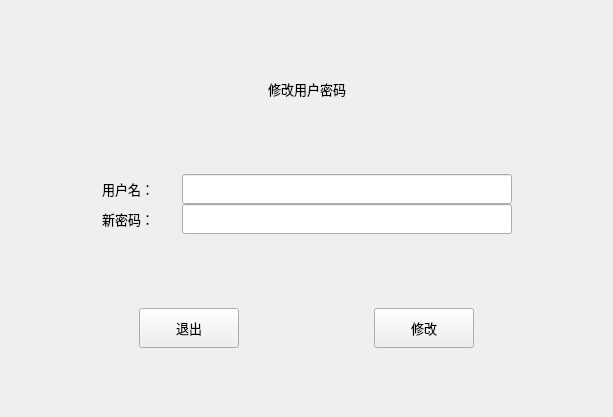
<?xml version="1.0" encoding="UTF-8"?>
<ui version="4.0">
 <class>adminChangePassword</class>
 <widget class="QWidget" name="adminChangePassword">
  <property name="geometry">
   <rect>
    <x>0</x>
    <y>0</y>
    <width>613</width>
    <height>417</height>
   </rect>
  </property>
  <property name="windowTitle">
   <string>Form</string>
  </property>
  <layout class="QGridLayout" name="gridLayout">
   <item row="0" column="0">
    <layout class="QVBoxLayout" name="verticalLayout_2" stretch="5,10,5,20,5,10,5">
     <item>
      <spacer name="verticalSpacer_2">
       <property name="orientation">
        <enum>Qt::Vertical</enum>
       </property>
       <property name="sizeHint" stdset="0">
        <size>
         <width>20</width>
         <height>17</height>
        </size>
       </property>
      </spacer>
     </item>
     <item>
      <layout class="QHBoxLayout" name="horizontalLayout_4">
       <item>
        <spacer name="horizontalSpacer_8">
         <property name="orientation">
          <enum>Qt::Horizontal</enum>
         </property>
         <property name="sizeHint" stdset="0">
          <size>
           <width>40</width>
           <height>20</height>
          </size>
         </property>
        </spacer>
       </item>
       <item>
        <widget class="QLabel" name="label_3">
         <property name="minimumSize">
          <size>
           <width>200</width>
           <height>30</height>
          </size>
         </property>
         <property name="maximumSize">
          <size>
           <width>200</width>
           <height>30</height>
          </size>
         </property>
         <property name="font">
          <font>
           <family>微软雅黑</family>
           <pointsize>10</pointsize>
           <weight>50</weight>
           <bold>false</bold>
          </font>
         </property>
         <property name="text">
          <string>修改用户密码</string>
         </property>
         <property name="alignment">
          <set>Qt::AlignCenter</set>
         </property>
        </widget>
       </item>
       <item>
        <spacer name="horizontalSpacer_9">
         <property name="orientation">
          <enum>Qt::Horizontal</enum>
         </property>
         <property name="sizeHint" stdset="0">
          <size>
           <width>40</width>
           <height>20</height>
          </size>
         </property>
        </spacer>
       </item>
      </layout>
     </item>
     <item>
      <spacer name="verticalSpacer_4">
       <property name="orientation">
        <enum>Qt::Vertical</enum>
       </property>
       <property name="sizeHint" stdset="0">
        <size>
         <width>20</width>
         <height>17</height>
        </size>
       </property>
      </spacer>
     </item>
     <item>
      <layout class="QVBoxLayout" name="verticalLayout">
       <property name="spacing">
        <number>0</number>
       </property>
       <item>
        <layout class="QHBoxLayout" name="horizontalLayout_10">
         <item>
          <spacer name="horizontalSpacer_5">
           <property name="orientation">
            <enum>Qt::Horizontal</enum>
           </property>
           <property name="sizeHint" stdset="0">
            <size>
             <width>40</width>
             <height>20</height>
            </size>
           </property>
          </spacer>
         </item>
         <item>
          <widget class="QLabel" name="label_8">
           <property name="minimumSize">
            <size>
             <width>80</width>
             <height>30</height>
            </size>
           </property>
           <property name="maximumSize">
            <size>
             <width>80</width>
             <height>30</height>
            </size>
           </property>
           <property name="font">
            <font>
             <family>微软雅黑</family>
             <pointsize>10</pointsize>
             <weight>50</weight>
             <bold>false</bold>
            </font>
           </property>
           <property name="text">
            <string>用户名：</string>
           </property>
          </widget>
         </item>
         <item>
          <widget class="QLineEdit" name="NewPhone">
           <property name="minimumSize">
            <size>
             <width>330</width>
             <height>30</height>
            </size>
           </property>
           <property name="maximumSize">
            <size>
             <width>330</width>
             <height>30</height>
            </size>
           </property>
           <property name="font">
            <font>
             <family>微软雅黑</family>
             <pointsize>10</pointsize>
             <weight>50</weight>
             <bold>false</bold>
            </font>
           </property>
          </widget>
         </item>
         <item>
          <spacer name="horizontalSpacer_22">
           <property name="orientation">
            <enum>Qt::Horizontal</enum>
           </property>
           <property name="sizeHint" stdset="0">
            <size>
             <width>40</width>
             <height>20</height>
            </size>
           </property>
          </spacer>
         </item>
        </layout>
       </item>
       <item>
        <layout class="QHBoxLayout" name="horizontalLayout_3">
         <item>
          <spacer name="horizontalSpacer_4">
           <property name="orientation">
            <enum>Qt::Horizontal</enum>
           </property>
           <property name="sizeHint" stdset="0">
            <size>
             <width>40</width>
             <height>20</height>
            </size>
           </property>
          </spacer>
         </item>
         <item>
          <widget class="QLabel" name="label_2">
           <property name="minimumSize">
            <size>
             <width>80</width>
             <height>30</height>
            </size>
           </property>
           <property name="maximumSize">
            <size>
             <width>80</width>
             <height>30</height>
            </size>
           </property>
           <property name="font">
            <font>
             <family>微软雅黑</family>
             <pointsize>10</pointsize>
             <weight>50</weight>
             <bold>false</bold>
            </font>
           </property>
           <property name="text">
            <string>新密码：</string>
           </property>
          </widget>
         </item>
         <item>
          <widget class="QLineEdit" name="Newpassword">
           <property name="minimumSize">
            <size>
             <width>330</width>
             <height>30</height>
            </size>
           </property>
           <property name="maximumSize">
            <size>
             <width>330</width>
             <height>30</height>
            </size>
           </property>
           <property name="font">
            <font>
             <family>微软雅黑</family>
             <pointsize>10</pointsize>
             <weight>50</weight>
             <bold>false</bold>
            </font>
           </property>
          </widget>
         </item>
         <item>
          <spacer name="horizontalSpacer_7">
           <property name="orientation">
            <enum>Qt::Horizontal</enum>
           </property>
           <property name="sizeHint" stdset="0">
            <size>
             <width>40</width>
             <height>20</height>
            </size>
           </property>
          </spacer>
         </item>
        </layout>
       </item>
      </layout>
     </item>
     <item>
      <spacer name="verticalSpacer">
       <property name="orientation">
        <enum>Qt::Vertical</enum>
       </property>
       <property name="sizeHint" stdset="0">
        <size>
         <width>14</width>
         <height>13</height>
        </size>
       </property>
      </spacer>
     </item>
     <item>
      <layout class="QHBoxLayout" name="horizontalLayout_5">
       <item>
        <spacer name="horizontalSpacer_2">
         <property name="orientation">
          <enum>Qt::Horizontal</enum>
         </property>
         <property name="sizeHint" stdset="0">
          <size>
           <width>40</width>
           <height>20</height>
          </size>
         </property>
        </spacer>
       </item>
       <item>
        <widget class="QPushButton" name="btnclose">
         <property name="minimumSize">
          <size>
           <width>100</width>
           <height>40</height>
          </size>
         </property>
         <property name="maximumSize">
          <size>
           <width>80</width>
           <height>30</height>
          </size>
         </property>
         <property name="font">
          <font>
           <family>微软雅黑</family>
           <pointsize>10</pointsize>
           <weight>50</weight>
           <bold>false</bold>
          </font>
         </property>
         <property name="text">
          <string>退出</string>
         </property>
        </widget>
       </item>
       <item>
        <spacer name="horizontalSpacer_10">
         <property name="orientation">
          <enum>Qt::Horizontal</enum>
         </property>
         <property name="sizeHint" stdset="0">
          <size>
           <width>40</width>
           <height>20</height>
          </size>
         </property>
        </spacer>
       </item>
       <item>
        <widget class="QPushButton" name="btnChange">
         <property name="minimumSize">
          <size>
           <width>100</width>
           <height>40</height>
          </size>
         </property>
         <property name="maximumSize">
          <size>
           <width>80</width>
           <height>30</height>
          </size>
         </property>
         <property name="font">
          <font>
           <family>微软雅黑</family>
           <pointsize>10</pointsize>
           <weight>50</weight>
           <bold>false</bold>
          </font>
         </property>
         <property name="text">
          <string>修改</string>
         </property>
        </widget>
       </item>
       <item>
        <spacer name="horizontalSpacer_19">
         <property name="orientation">
          <enum>Qt::Horizontal</enum>
         </property>
         <property name="sizeHint" stdset="0">
          <size>
           <width>40</width>
           <height>20</height>
          </size>
         </property>
        </spacer>
       </item>
      </layout>
     </item>
     <item>
      <spacer name="verticalSpacer_3">
       <property name="orientation">
        <enum>Qt::Vertical</enum>
       </property>
       <property name="sizeHint" stdset="0">
        <size>
         <width>20</width>
         <height>13</height>
        </size>
       </property>
      </spacer>
     </item>
    </layout>
   </item>
  </layout>
 </widget>
 <resources/>
 <connections/>
</ui>
